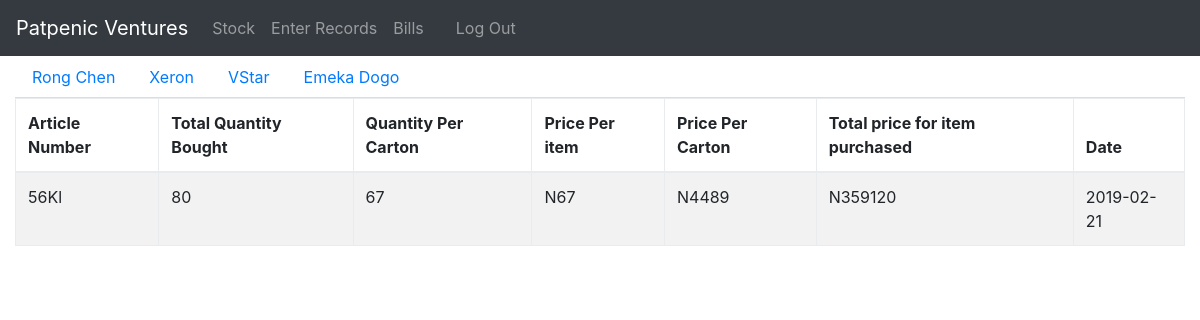
The app's page /server/xeron.php with its own data.
### tables this page shows
CREATE TABLE IF NOT EXISTS `company` (
  `id` int(11) NOT NULL AUTO_INCREMENT,
  `name` varchar(20) NOT NULL,
  PRIMARY KEY (`id`)
);

CREATE TABLE IF NOT EXISTS `item` (
  `id` int(11) NOT NULL AUTO_INCREMENT,
  `ArticleNum` varchar(20) NOT NULL,
  `quantityTotal` int(5) NOT NULL,
  `quantityPerCarton` mediumint(9) NOT NULL,
  `PricePerArt` mediumint(9) NOT NULL,
  `PricePerCart` mediumint(9) NOT NULL,
  `companyId` int(11) NOT NULL,
  `DateCreated` date NOT NULL,
  PRIMARY KEY (`id`)
);

CREATE TABLE IF NOT EXISTS `transactions` (
  `id` int(11) NOT NULL AUTO_INCREMENT,
  `bills` int(11) NOT NULL DEFAULT '0',
  `paymentsMade` mediumint(9) NOT NULL DEFAULT '0',
  `paymentsDate` date DEFAULT NULL,
  `itemId` int(11) NOT NULL,
  PRIMARY KEY (`id`)
);

### server/xeron.php (the view, shortened to what this page needs)
<?php
require_once('config.php');
?>
<!DOCTYPE html>
 <html>
<head>
<link rel="stylesheet" href="../css/style.css">
<link rel="stylesheet" href="../css/bootstrap.css">
</head>
 <body>
  <header>
  <nav class="navbar navbar-expand-sm bg-dark navbar-dark">
  <a class="navbar-brand" href="#">Patpenic Ventures</a>
  <ul class="navbar-nav">
    <li class="nav-item">
      <a class="nav-link" href="viewRecords.php">Stock</a>
    </li>
    <li class="nav-item">
      <a class="nav-link" href="Enterrecords.php">Enter Records</a>
    </li>
    <li class="nav-item">
      <a class="nav-link" href="payments.php">Bills </a>
    </li>
    <li class="nav-item">
      <a class="nav-link" href="#"><?= $_SESSION['username']?></a>
    </li>
    <li class="nav-item">
      <a class="nav-link" href="logout.php">Log Out</a>
    </li>
  </ul>
</nav>
  </header>
  <div class="container-fluid">
  <ul class="nav nav-tabs">
    <li class="nav-item">
      <a class="nav-link" href="viewRecords.php">Rong Chen</a>
      </li>
      <li class="nav-item">
         <a class="nav-link" href="xeron.php">Xeron</a>
      </li>
         <li class="nav-item">
        <a class="nav-link" href="VS.php">VStar</a>
          </li>
            <li class="nav-item">
           <a class="nav-link" href="EmekaDogo.php" tabindex="-1">Emeka Dogo</a>
          </li>
     </ul>
     <table class="table table-striped table-bordered">
  <thead class="thead-dark">
    <tr>
      <th scope="col">Article Number</th>
      <th scope="col"> Total Quantity Bought</th>
      <th scope="col">Quantity Per Carton</th>
      <th scope="col">Price Per item</th>
      <th scope="col">Price Per Carton</th>
      <th scope="col">Total price for item purchased</th>
      <th scope="col">Date</th>
    </tr>
  </thead>
  <tbody>
  <?php
  $res = "SELECT company.*,item.*,transactions.* FROM company JOIN item ON company.id = item.companyId
  JOIN transactions ON item.id = transactions.itemId WHERE item.companyId=2";
$result = $con->query($res);
while($row = $result->fetch_assoc())
{
     $AN = $row['ArticleNum'];
     $QN = $row['quantityTotal'];
     $QPC = $row['quantityPerCarton'];
     $PPP = $row['PricePerArt'];
     $PPC = $row['PricePerCart'];
     $TP = $row['bills'];
     $DC =$row['DateCreated'];
     ?>
 <tr>
     <td><?=$AN;?></td>
     <td><?=$QN;?></td>
     <td><?=$QPC;?></td>
     <td> <?='N'.''.$PPP;?></td>
     <td><?='N'.''.$PPC;?></td>
     <td><?='N'.''.$TP;?></td>
     <td><?=$DC;?></td>
   </tr>
 <?php } ?>
  </tbody>
</table>
  </div>

### records on screen
company: item.ArticleNum "56Kl", item.quantityTotal "80", item.quantityPerCarton "67", item.PricePerArt "67", item.PricePerCart "4489", transactions.bills "359120", item.DateCreated "2019-02-21"
